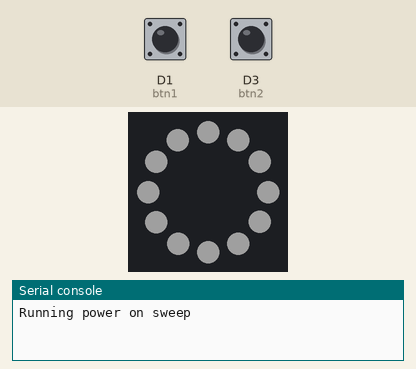
A program run on a simulated CircuitPython board. Shown: 12 RGB LEDs in a ring, first at the top, clockwise, the last lines printed to the serial console. The test bench sets the inputs (shaded band); at power-on: D1 (btn1) HIGH, D3 (btn2) HIGH. Dim RGB values are drawn brighter than linear.

Above: at 1.2 s.
1.3 s: D1 (btn1) pulsed LOW 5 times (0.12 s each, 0.3 s apart)
At 3.1 s:
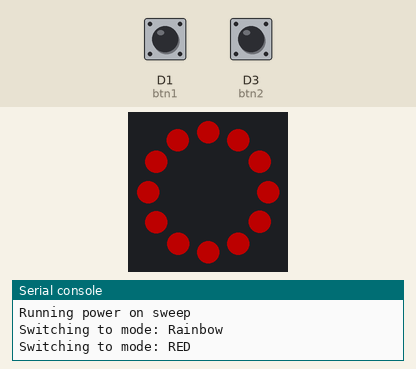
4.3 s: D1 (btn1) pulled LOW for 0.15 s
At 5.6 s:
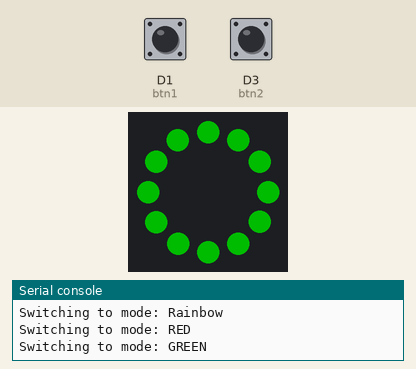
5.9 s: D1 (btn1) pulled LOW for 1 s
At 7.0 s:
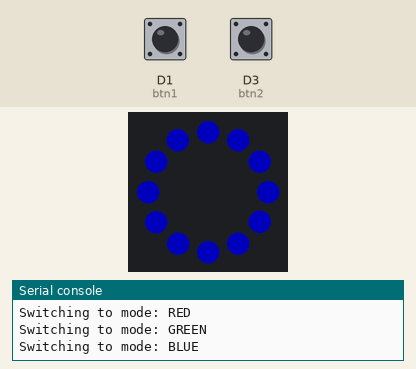
8.4 s: D1 (btn1) pulled LOW for 0.15 s
At 8.47 s:
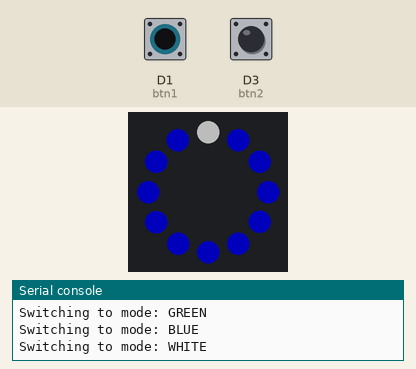
10.0 s: D3 (btn2) pulled LOW for 0.15 s
At 11.2 s:
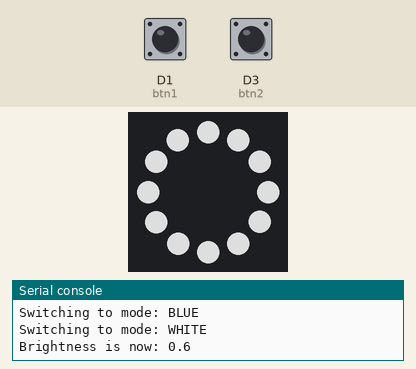
11.6 s: D3 (btn2) pulled LOW for 1 s
At 12.7 s:
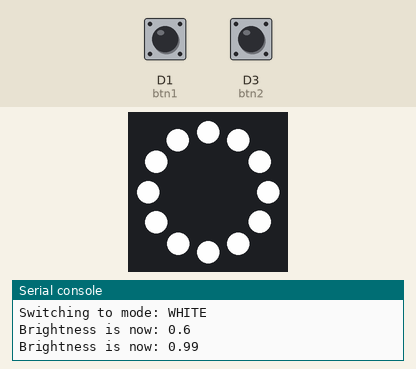
Timing chart, 0 to 14.6 s (numbered marks = the images above; inputs shaded):
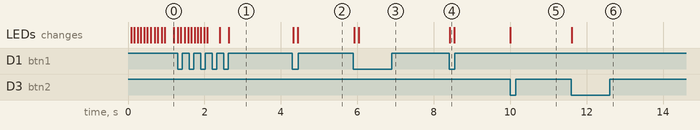

The program:

code.py
```python
import asyncio
import neopixel
import board
from digitalio import DigitalInOut, Direction, Pull

# LED setup
pixel_ring_pin = board.D6
pixel_ring_num = 12
pixel_ring = neopixel.NeoPixel(pixel_ring_pin, pixel_ring_num, brightness=0.3, auto_write=False, pixel_order=(1, 0, 2, 3))

# Button setup
btn1 = DigitalInOut(board.D1)
btn1.direction = Direction.INPUT
btn1.pull = Pull.UP

btn2 = DigitalInOut(board.D3)
btn2.direction = Direction.INPUT
btn2.pull = Pull.UP

# Brightness levels configuration
brightness_levels = [0.3, 0.6, 0.99]  # Desired brightness steps
current_brightness_index = 0  # Start at the first brightness level
breathing_task = None  # To manage breathing mode task

rainbow_task = None  # Task to manage the rainbow cycle

def colorwheel(pos):
    if pos < 0 or pos > 255:
        return (0, 0, 0, 0)
    if pos < 85:
        return (255 - pos * 3, pos * 3, 0, 0)
    if pos < 170:
        pos -= 85
        return (0, 255 - pos * 3, pos * 3, 0)
    pos -= 170
    return (pos * 3, 0, 255 - pos * 3, 0)

nrOfModes = 5
currentMode = 0

# Mode definitions with "OFF" mode added
modes = {
    0: ["OFF"],                     # OFF mode
    1: ["Rainbow"],                 # Rainbow mode
    2: ["RED", (255, 0, 0, 0)],     # RED
    3: ["GREEN", (0, 255, 0, 0)],   # GREEN
    4: ["BLUE", (0, 0, 255, 0)],    # BLUE
    5: ["WHITE", (0, 0, 0, 255)]    # WHITE
}

# Power-on white brightness sweep
async def power_on_sweep(pixel, pixel_number, duration=2):
    print("Running power on sweep")
    max_brightness = 0.5  # 50% brightness
    total_steps = 50  # Number of steps in the transition
    step_duration = duration / (total_steps * 2)  # Time per step, for both up and down

    for step in range(total_steps):
        brightness = (step / total_steps) * max_brightness
        white_value = int(255 * brightness)
        for i in range(pixel_number):
            pixel[i] = (0, 0, 0, white_value)
        pixel.show()
        await asyncio.sleep(step_duration)

    for step in range(total_steps, -1, -1):
        brightness = (step / total_steps) * max_brightness
        white_value = int(255 * brightness)
        for i in range(pixel_number):
            pixel[i] = (0, 0, 0, white_value)
        pixel.show()
        await asyncio.sleep(step_duration)

async def color_chase_a(color, interval):
    for i in range(pixel_ring_num):
        pixel_ring[i] = color
        await asyncio.sleep(interval)
        pixel_ring.show()

async def rainbow_cycle_a(pixel, pixel_number, wait):
    while True:
        for j in range(255):
            for i in range(pixel_number):
                rc_index = (i * 256 // pixel_number) + j
                pixel[i] = colorwheel(rc_index & 255)
            pixel.show()
            await asyncio.sleep(wait)

# Button monitoring with debouncing
async def monitor_button(btn, handler):
    prev_state = btn.value
    while True:
        current_state = btn.value
        if current_state != prev_state:
            prev_state = current_state
            if not current_state:
                await handler()
        await asyncio.sleep(0.01)

# Continuous breathing mode effect
async def breathing_mode():
    global brightness_levels, current_brightness_index
    print("Entering continuous breathing mode...")

    # Define breathing parameters
    breath_steps = 50  # Number of steps for each breath in and out
    max_brightness = 0.99  # Maximum brightness for breathing effect
    min_brightness = 0.3  # Minimum brightness for breathing effect
    duration = 2.0  # Total time for one breath cycle

    while True:
        # Increase brightness (inhale)
        for step in range(breath_steps):
            brightness = min_brightness + ((max_brightness - min_brightness) * step / breath_steps)
            pixel_ring.brightness = brightness
            pixel_ring.show()
            await asyncio.sleep(duration / (2 * breath_steps))

        # Decrease brightness (exhale)
        for step in range(breath_steps, -1, -1):
            brightness = min_brightness + ((max_brightness - min_brightness) * step / breath_steps)
            pixel_ring.brightness = brightness
            pixel_ring.show()
            await asyncio.sleep(duration / (2 * breath_steps))

# Handlers for button press events
async def handle_btn1_press():
    global currentMode, rainbow_task, modes, breathing_task

    # Switch to the next mode
    currentMode += 1
    if currentMode >= len(modes):
        currentMode = 0

    print(f"Switching to mode: {modes[currentMode][0]}")

    # Stop rainbow task if it's running
    if rainbow_task and not rainbow_task.done():
        rainbow_task.cancel()
        rainbow_task = None

    # Stop breathing task if switching to OFF mode
    if currentMode == 0:  # OFF mode
        if breathing_task and not breathing_task.done():
            breathing_task.cancel()
            breathing_task = None
        pixel_ring.fill((0, 0, 0, 0))
        pixel_ring.show()
        return  # Exit function early for OFF mode

    # If breathing mode is active, keep it running for the new mode
    if breathing_task and not breathing_task.done():
        # Update the mode but continue breathing
        if currentMode == 1:  # Rainbow mode
            rainbow_task = asyncio.create_task(rainbow_cycle_a(pixel_ring, pixel_ring_num, 0.01))
        else:
            color = modes[currentMode][1]
            asyncio.create_task(color_chase_a(color, 0.01))
    else:
        # Start the color chase or rainbow cycle without breathing if it's not active
        if currentMode == 1:
            rainbow_task = asyncio.create_task(rainbow_cycle_a(pixel_ring, pixel_ring_num, 0.01))
        else:
            color = modes[currentMode][1]
            asyncio.create_task(color_chase_a(color, 0.01))

async def handle_btn2_press():
    global current_brightness_index, brightness_levels, breathing_task

    # If breathing mode is active, cancel it before changing brightness
    if breathing_task and not breathing_task.done():
        breathing_task.cancel()
        breathing_task = None
        # Reset brightness to the initial level after breathing mode ends
        current_brightness_index = 0  # Reset to 0.3 after breathing
    else:
        # Cycle through brightness levels
        if current_brightness_index < len(brightness_levels) - 1:
            # Move to the next brightness level
            current_brightness_index += 1
        else:
            # Enter breathing mode if at max brightness level
            breathing_task = asyncio.create_task(breathing_mode())
            return  # Exit to let breathing mode take over

    # Explicitly set brightness to ensure it starts at 0.3 after breathing mode
    pixel_ring.brightness = brightness_levels[current_brightness_index]
    pixel_ring.show()
    print(f"Brightness is now: {pixel_ring.brightness}")

# Main function
async def main():
    # Explicitly set initial brightness to 0.3 on startup
    pixel_ring.brightness = brightness_levels[0]
    await power_on_sweep(pixel_ring, pixel_ring_num)

    btn1_monitor = asyncio.create_task(monitor_button(btn1, handle_btn1_press))
    btn2_monitor = asyncio.create_task(monitor_button(btn2, handle_btn2_press))

    await asyncio.gather(btn1_monitor, btn2_monitor)

asyncio.run(main())
```

Measured:
- after the input at 1.3 s, the LEDs: first differ from a run without the input after 1.1 s (image 1 shows a later state)
- after the input at 4.3 s, the LEDs: first change at once (image 2 shows a later state)
- after the input at 5.9 s, the LEDs: first change at once (image 3 shows a later state)
- after the input at 8.4 s, the LEDs: change at once (image 4)
- after the input at 10.0 s, the LEDs: change at once (image 5)
- after the input at 11.6 s, the LEDs: change at once (image 6)
